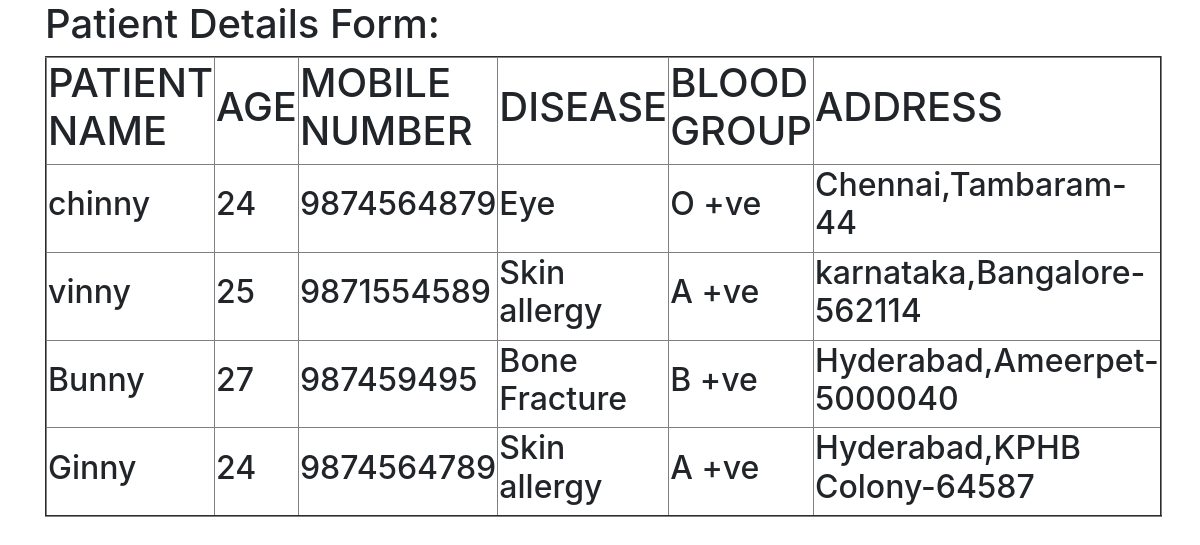
The page /read1/ on the database its author committed.
### testapp/models.py (models this page shows, shortened)
class Patient(models.Model):
    patient_name=models.CharField(max_length=40)
    age=models.IntegerField()
    mobile_no=models.IntegerField()
    disease=models.CharField(max_length=100)
    blood_group=models.CharField(max_length=40)
    address=models.TextField()

### testapp/views.py (the view)
# urls.py: path('read1/', views.patient_read_view,name="pat_detail"),
def patient_read_view(request):
    pat_list=Patient.objects.all()
    my_dict={'pat_list':pat_list}
    return render(request,"patread.html",my_dict)

### templates/patread.html (shortened to what this page needs)
<!DOCTYPE html>
<html lang="en" dir="ltr">
  <head>
    <link rel="stylesheet" href="https://maxcdn.bootstrapcdn.com/bootstrap/4.0.0/css/bootstrap.min.css">
  </head>
  <body>
    <div class="container">
      <h1>Patient Details Form:</h1>
      <table border="2px">
        <thead>
          <th><h1>PATIENT NAME</h1></th>
          <th><h1>AGE</h1></th>
          <th><h1>MOBILE NUMBER</h1></th>
          <th><h1>DISEASE</h1></th>
          <th><h1>BLOOD GROUP</h1></th>
          <th><h1>ADDRESS</h1></th>
        </thead>
        {% for i in pat_list %}
        <tr>
          <td><h2>{{i.patient_name}}</h2></td>
          <td><h2>{{i.age}}</h2></td>
          <td><h2>{{i.mobile_no}}</h2></td>
          <td><h2>{{i.disease}}</h2></td>
          <td><h2>{{i.blood_group}}</h2></td>
          <td><h2>{{i.address}}</h2></td>
        </tr>
        {% endfor %}
      </table>
    </div>
  </body>
</html>

### rows shown on the page
Patient: patient_name "chinny", age "24", mobile_no "9874564879", disease "Eye", blood_group "O +ve", address "Chennai,Tambaram-44"
Patient: patient_name "vinny", age "25", mobile_no "9871554589", disease "Skin allergy", blood_group "A +ve", address "karnataka,Bangalore-562114"
Patient: patient_name "Bunny", age "27", mobile_no "987459495", disease "Bone Fracture", blood_group "B +ve", address "Hyderabad,Ameerpet-5000040"
Patient: patient_name "Ginny", age "24", mobile_no "9874564789", disease "Skin allergy", blood_group "A +ve", address "Hyderabad,KPHB Colony-64587"
